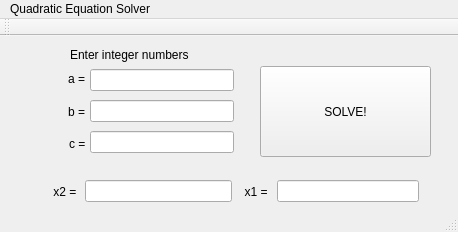
<?xml version="1.0" encoding="UTF-8"?>
<ui version="4.0">
 <class>MainWindow</class>
 <widget class="QMainWindow" name="MainWindow">
  <property name="geometry">
   <rect>
    <x>0</x>
    <y>0</y>
    <width>458</width>
    <height>232</height>
   </rect>
  </property>
  <property name="windowTitle">
   <string>MainWindow</string>
  </property>
  <widget class="QWidget" name="centralwidget">
   <widget class="QPushButton" name="solveButton">
    <property name="geometry">
     <rect>
      <x>260</x>
      <y>30</y>
      <width>171</width>
      <height>91</height>
     </rect>
    </property>
    <property name="text">
     <string>SOLVE!</string>
    </property>
   </widget>
   <widget class="QLabel" name="label">
    <property name="geometry">
     <rect>
      <x>70</x>
      <y>10</y>
      <width>171</width>
      <height>17</height>
     </rect>
    </property>
    <property name="text">
     <string>Enter integer numbers </string>
    </property>
   </widget>
   <widget class="QWidget" name="">
    <property name="geometry">
     <rect>
      <x>20</x>
      <y>30</y>
      <width>69</width>
      <height>91</height>
     </rect>
    </property>
    <layout class="QVBoxLayout" name="verticalLayout">
     <item alignment="Qt::AlignRight">
      <widget class="QLabel" name="aLabel">
       <property name="text">
        <string>a = </string>
       </property>
      </widget>
     </item>
     <item alignment="Qt::AlignRight">
      <widget class="QLabel" name="bLabel">
       <property name="text">
        <string>b = </string>
       </property>
      </widget>
     </item>
     <item alignment="Qt::AlignRight">
      <widget class="QLabel" name="cLabel">
       <property name="text">
        <string>c = </string>
       </property>
      </widget>
     </item>
    </layout>
   </widget>
   <widget class="QWidget" name="">
    <property name="geometry">
     <rect>
      <x>90</x>
      <y>30</y>
      <width>144</width>
      <height>91</height>
     </rect>
    </property>
    <layout class="QVBoxLayout" name="verticalLayout_2">
     <item>
      <widget class="QLineEdit" name="aEdit"/>
     </item>
     <item>
      <widget class="QLineEdit" name="bEdit"/>
     </item>
     <item>
      <widget class="QLineEdit" name="cEdit"/>
     </item>
    </layout>
   </widget>
   <widget class="QWidget" name="">
    <property name="geometry">
     <rect>
      <x>50</x>
      <y>140</y>
      <width>369</width>
      <height>31</height>
     </rect>
    </property>
    <property name="minimumSize">
     <size>
      <width>369</width>
      <height>0</height>
     </size>
    </property>
    <layout class="QHBoxLayout" name="horizontalLayout_3">
     <item>
      <layout class="QHBoxLayout" name="horizontalLayout_2">
       <item>
        <widget class="QLabel" name="x2Label">
         <property name="minimumSize">
          <size>
           <width>29</width>
           <height>0</height>
          </size>
         </property>
         <property name="text">
          <string> x2 =</string>
         </property>
        </widget>
       </item>
       <item>
        <widget class="QLineEdit" name="x2ResultEdit">
         <property name="enabled">
          <bool>true</bool>
         </property>
         <property name="minimumSize">
          <size>
           <width>142</width>
           <height>0</height>
          </size>
         </property>
         <property name="readOnly">
          <bool>true</bool>
         </property>
        </widget>
       </item>
      </layout>
     </item>
     <item>
      <layout class="QHBoxLayout" name="horizontalLayout">
       <item>
        <widget class="QLabel" name="x1Label">
         <property name="text">
          <string>  x1 = </string>
         </property>
        </widget>
       </item>
       <item>
        <widget class="QLineEdit" name="x1ResultEdit">
         <property name="enabled">
          <bool>true</bool>
         </property>
         <property name="readOnly">
          <bool>true</bool>
         </property>
        </widget>
       </item>
      </layout>
     </item>
    </layout>
   </widget>
  </widget>
  <widget class="QMenuBar" name="menubar">
   <property name="geometry">
    <rect>
     <x>0</x>
     <y>0</y>
     <width>458</width>
     <height>22</height>
    </rect>
   </property>
   <widget class="QMenu" name="menuQuadratic_Equation_Solver">
    <property name="title">
     <string>Quadratic Equation Solver</string>
    </property>
   </widget>
   <addaction name="menuQuadratic_Equation_Solver"/>
  </widget>
  <widget class="QStatusBar" name="statusbar"/>
  <widget class="QToolBar" name="toolBar">
   <property name="windowTitle">
    <string>toolBar</string>
   </property>
   <attribute name="toolBarArea">
    <enum>TopToolBarArea</enum>
   </attribute>
   <attribute name="toolBarBreak">
    <bool>false</bool>
   </attribute>
  </widget>
 </widget>
 <resources/>
 <connections/>
</ui>
